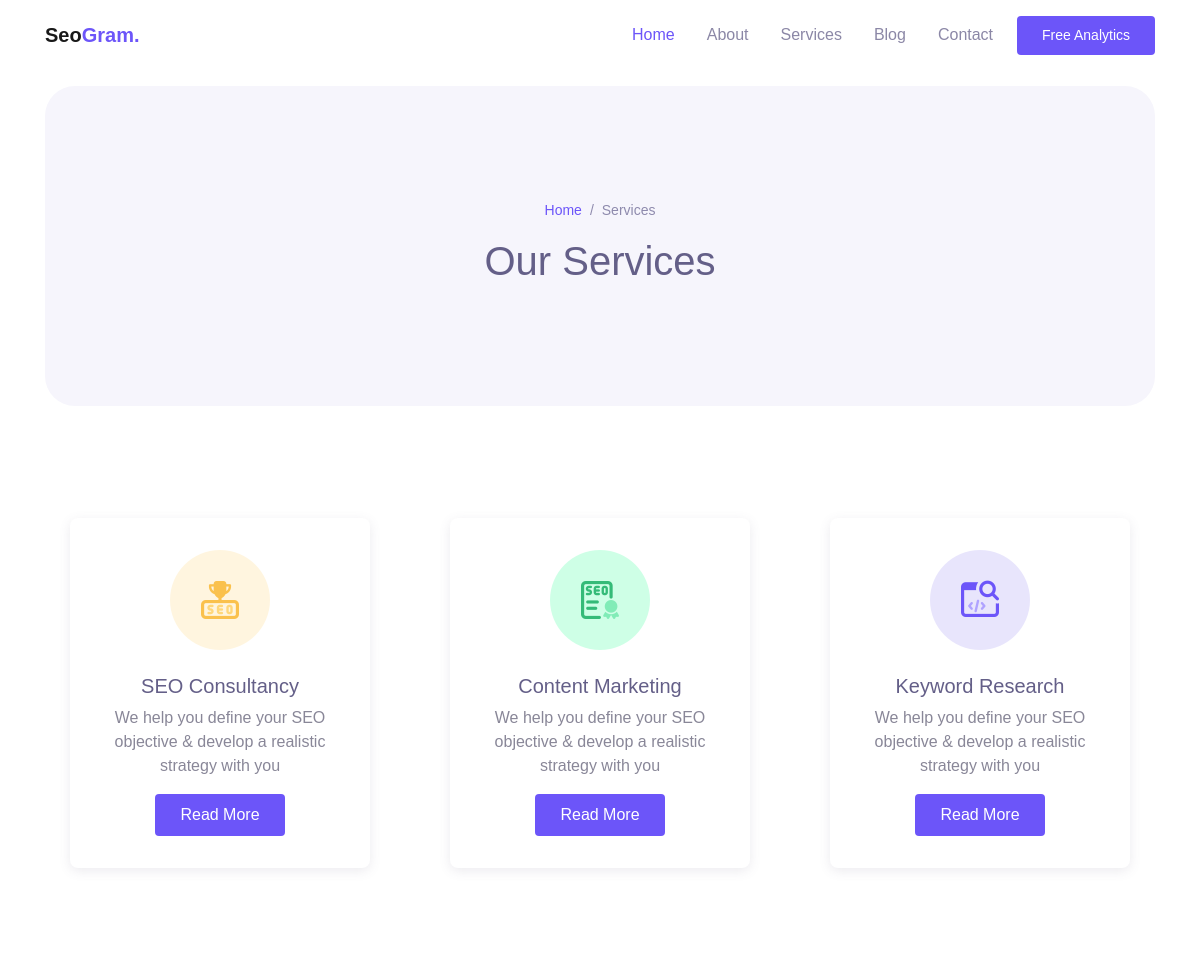
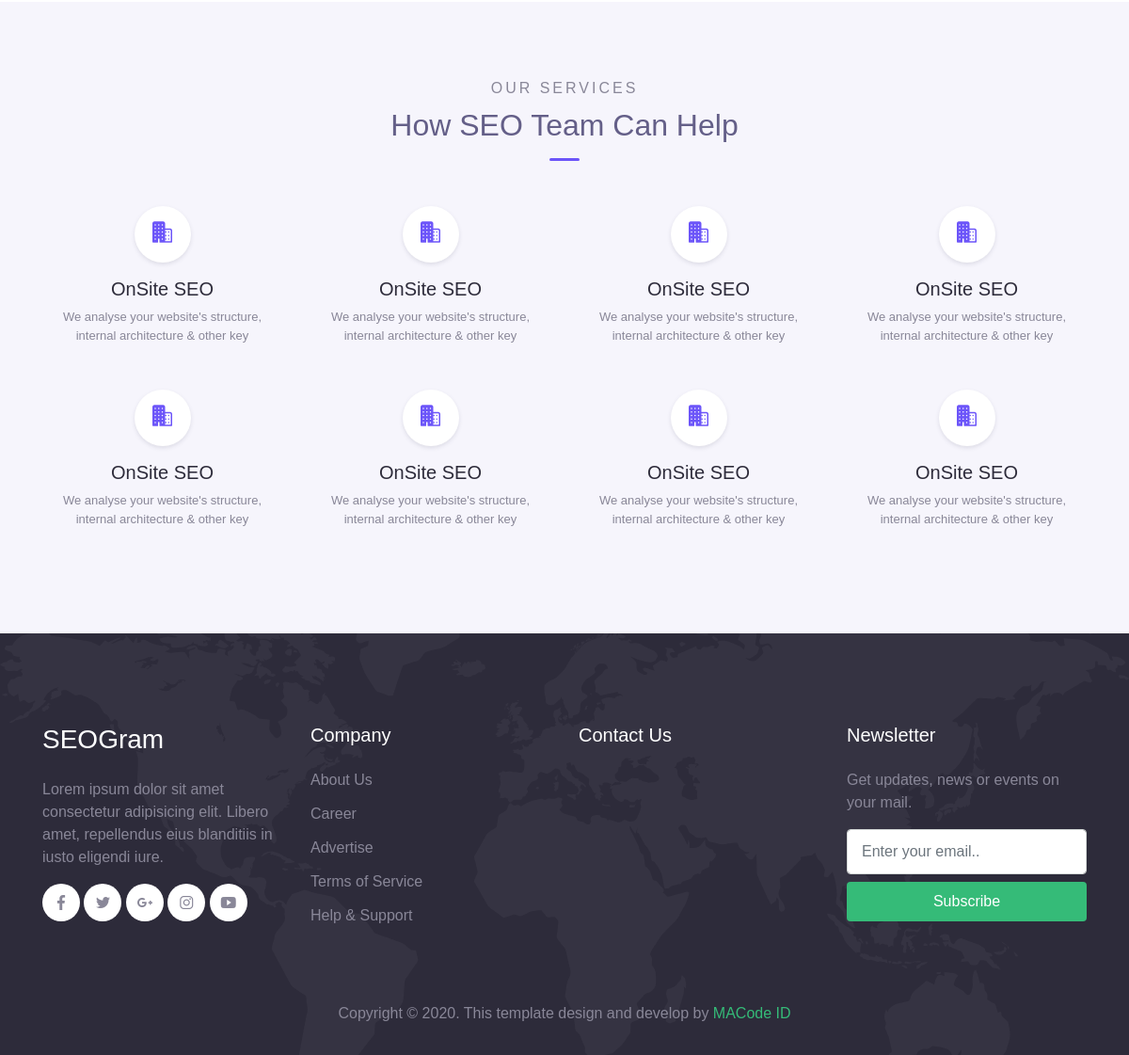
Page /services/ on the committed database (2 pictures, top to bottom).
### app/models.py (models this page shows, shortened)
class Seo(models.Model):
    image = models.ImageField(upload_to='uploads/')
    title = models.CharField(max_length=255)
    description = models.TextField()
    class Meta:
        verbose_name = 'SEO'
        verbose_name_plural = 'SEO'

class SeoTeam(models.Model):
    title = models.CharField(max_length=255)
    description = models.TextField()
    class Meta:
        verbose_name = 'SEO Team'
        verbose_name_plural = 'SEO Teams'

### app/views.py (the view)
# urls.py: path('services/', views.ServicesView.as_view(), name='services'),
class ServicesView(TemplateView):
    template_name = 'service.html'
    def get_context_data(self, **kwargs):
        context = super().get_context_data(**kwargs)
        context['seo'] = Seo.objects.all()
        context['seo_team'] = SeoTeam.objects.all()
        return context

### templates/service.html
{% extends 'base.html' %}
{% load static %}
{% block content %}
    <header>
    <div class="container">
      <div class="page-banner">
        <div class="row justify-content-center align-items-center h-100">
          <div class="col-md-6">
            <nav aria-label="Breadcrumb">
              <ul class="breadcrumb justify-content-center py-0 bg-transparent">
                <li class="breadcrumb-item"><a href="{% url 'index' %}">Home</a></li>
                <li class="breadcrumb-item active">Services</li>
              </ul>
            </nav>
            <h1 class="text-center">Our Services</h1>
          </div>
        </div>
      </div>
    </div>
  </header>
  <div class="page-section">
    <div class="container">
      <div class="row">
          {%for i in seo%}
                <div class="col-lg-4">
                    <div class="card-service wow fadeInUp">
                        <div class="header">
                            <img src="{{i.image.url}}" alt="">
                        </div>
                        <div class="body">
                             <h5 class="text-secondary">{{i.title}}</h5>
                            <p>{{i.description }}</p>
                            <a href="{% url 'services' %}" class="btn btn-primary">Read More</a>
                        </div>
                    </div>
                </div>
                {% endfor %}
      </div>
    </div>
  </div>
  <div class="page-section bg-light">
    <div class="container">
      <div class="text-center">
        <div class="subhead">Our services</div>
        <h2 class="title-section">How SEO Team Can Help</h2>
        <div class="divider mx-auto"></div>
        <div class="row">
            {% for i in seo_team %}
                <div class="col-sm-6 col-lg-4 col-xl-3 py-3 wow zoomIn">
                    <div class="features">
                        <div class="header mb-3">
                            <span class="mai-business"></span>
                        </div>
                        <h5>{{ i.title }}</h5>
                        <p>{{ i.description }}</p>
                    </div>
                </div>
            {% endfor %}
        </div>
      </div>
    </div>
  </div>
{% endblock %}

### static/assets/css/theme.css (style rules this page uses)
:root { --primary: #6C55F9; --accent: #FF3D85; --secondary: #645F88; --success: #35bb78; --info: #05B4E1; --warning: #FAC14D; --danger: #FF4943; --grey: #B4B2C5; --dark: #2D2B3A; --light: #F6F5FC; }
body { font-family: "Work Sans", sans-serif; line-height: 1.5; color: #2D2B3A; }
a { color: #6C55F9; text-decoration: none; background-color: transparent; }
.bg-light { background-color: #F6F5FC !important; }
.text-secondary { color: #645F88 !important; }
.btn-primary { color: #fff; background-color: #6C55F9; border-color: transparent; }
.btn { padding: 8px 24px; }
.breadcrumb { font-weight: 500; background-color: #f8f9fa; }
.breadcrumb .breadcrumb-item.active { color: #8e8aad; }
.breadcrumb .breadcrumb-item + .breadcrumb-item::before { color: #8e8aad; }
.page-section { position: relative; padding-top: 80px; padding-bottom: 80px; color: #898798; overflow: hidden; }
.page-banner { position: relative; margin-top: 16px; margin-bottom: 16px; height: 320px; background-color: #F6F5FC; color: #645F88; border-radius: 30px; z-index: 10; }
.page-banner .breadcrumb-item, .page-banner .breadcrumb-item a { font-size: 14px; }
.subhead { display: block; text-transform: uppercase; letter-spacing: 3px; color: #898798; font-weight: 500; margin-bottom: 8px; }
.title-section { color: #645F88; }
.divider { display: block; margin-top: 16px; margin-bottom: 32px; width: 32px; height: 3px; border-radius: 40px; background-color: #6C55F9; }
.card-service { display: block; margin: 16px auto; padding: 32px 20px; max-width: 300px; text-align: center; color: #898798; border-radius: 8px; box-shadow: 0 3px 12px rgba(95, 92, 120, 0.12); }
.card-service .header { margin-bottom: 24px; }
.features { text-align: center; }
.features .header { display: inline-block; width: 60px; height: 60px; line-height: 60px; border-radius: 50%; text-align: center; background-color: #fff; color: #6C55F9; font-size: 24px; box-shadow: 0 2px 4px rgba(95, 92, 120, 0.16); }
.features h5 { color: #2D2B3A; }
.features p { font-size: 13px; color: #898798; }

### rows in the picture
Seo: image (picture), title "SEO Consultancy", description "We help you define your SEO objective & develop a realistic strategy with you"
Seo: image (picture), title "Content Marketing", description "We help you define your SEO objective & develop a realistic strategy with you"
Seo: image (picture), title "Keyword Research", description "We help you define your SEO objective & develop a realistic strategy with you"
SeoTeam: title "OnSite SEO", description "We analyse your website's structure, internal architecture & other key"
SeoTeam: title "OnSite SEO", description "We analyse your website's structure, internal architecture & other key"
SeoTeam: title "OnSite SEO", description "We analyse your website's structure, internal architecture & other key"
SeoTeam: title "OnSite SEO", description "We analyse your website's structure, internal architecture & other key"
SeoTeam: title "OnSite SEO", description "We analyse your website's structure, internal architecture & other key"
SeoTeam: title "OnSite SEO", description "We analyse your website's structure, internal architecture & other key"
SeoTeam: title "OnSite SEO", description "We analyse your website's structure, internal architecture & other key"
SeoTeam: title "OnSite SEO", description "We analyse your website's structure, internal architecture & other key"
